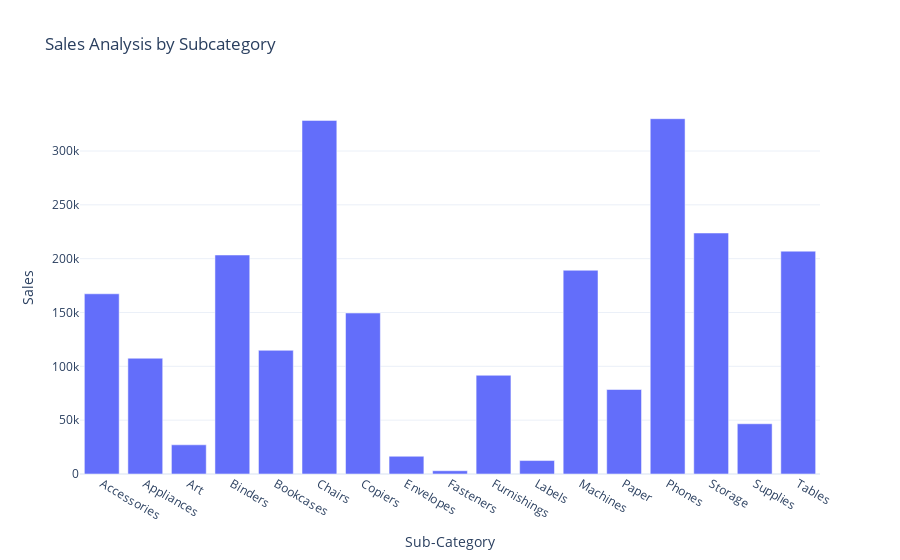

Notebook code cell kept with this figure:
### Code cell
fig.show()

### Figure 1 — Plotly figure (JSON) as saved in the notebook; plotly's stock layout.template omitted (floating-point values rounded to 4 significant figures)
{"data": [{"alignmentgroup": "True", "hovertemplate": "Sub-Category=%{x}<br>Sales=%{y}<extra></extra>", "legendgroup": "", "marker": {"color": "#636efa", "pattern": {"shape": ""}}, "name": "", "offsetgroup": "", "orientation": "v", "showlegend": false, "textposition": "auto", "type": "bar", "x": ["Accessories", "Appliances", "Art", "Binders", "Bookcases", "Chairs", "Copiers", "Envelopes", "Fasteners", "Furnishings", "Labels", "Machines", "Paper", "Phones", "Storage", "Supplies", "Tables"], "xaxis": "x", "y": [167400.0, 107500.0, 27120.0, 203400.0, 114900.0, 328400.0, 149500.0, 16480.0, 3024.0, 91710.0, 12490.0, 189200.0, 78480.0, 330000.0, 223800.0, 46670.0, 207000.0], "yaxis": "y"}], "layout": {"autosize": true, "barmode": "relative", "legend": {"tracegroupgap": 0}, "title": {"text": "Sales Analysis by Subcategory"}, "xaxis": {"anchor": "y", "autorange": true, "domain": [0, 1], "range": [-0.5, 16.5], "title": {"text": "Sub-Category"}, "type": "category"}, "yaxis": {"anchor": "x", "autorange": true, "domain": [0, 1], "range": [0, 347400.0], "title": {"text": "Sales"}, "type": "linear"}}}
